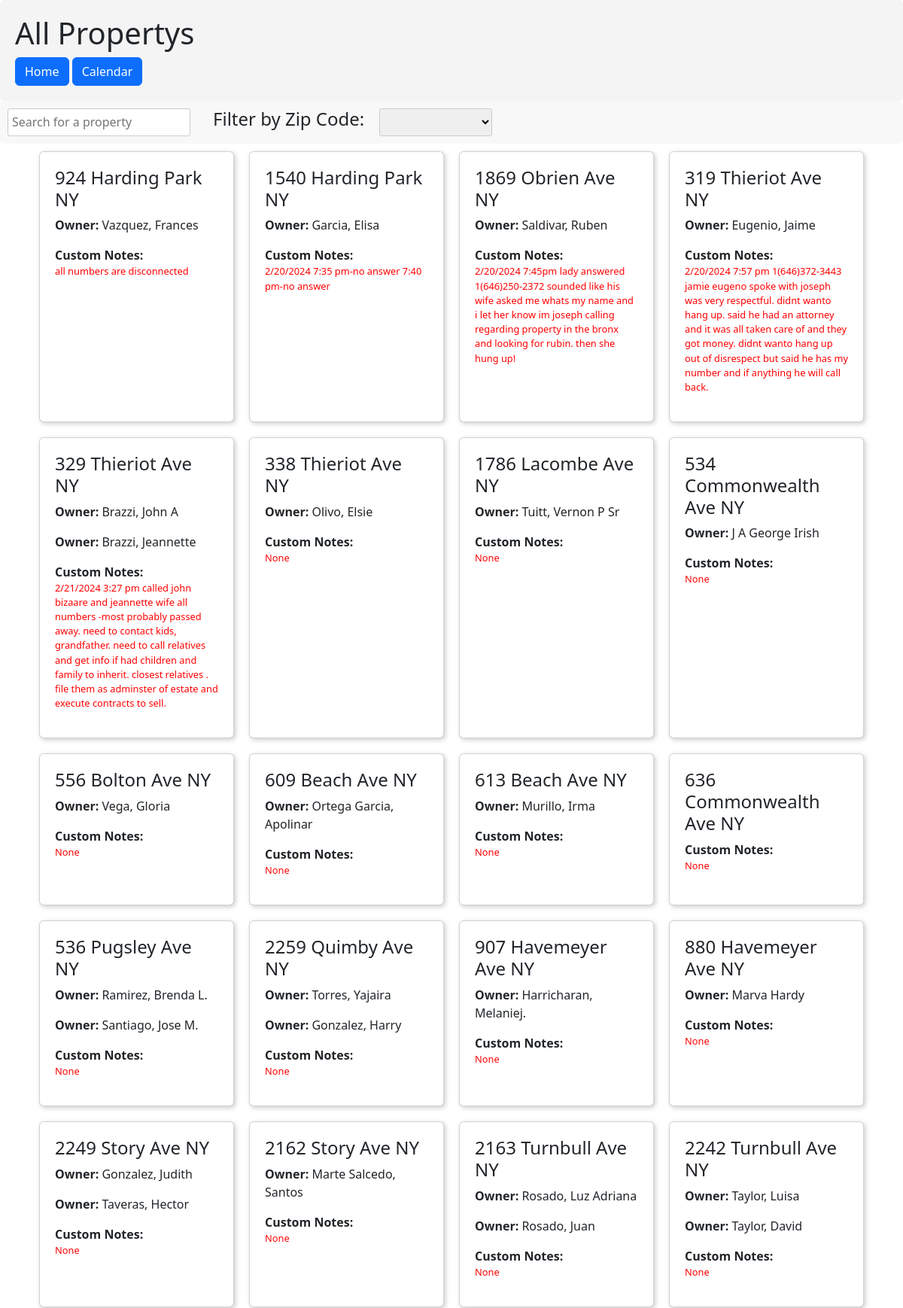
The page / (upper part) on the database its author committed.
### scraper/models.py (models this page shows, shortened)
class PropertyData(models.Model):
    address = models.CharField(max_length=255, unique=True)
    block_lot = models.CharField(max_length=100, blank=True, null=True)
    arms_length = models.CharField(max_length=100, blank=True, null=True)
    purchase_price = models.CharField(max_length=100, blank=True, null=True)
    purchase_date = models.CharField(max_length=100, blank=True, null=True)
    building_class = models.CharField(max_length=100, blank=True, null=True)
    building_dimensions = models.CharField(max_length=100, blank=True, null=True)
    building_sqft = models.CharField(max_length=100, blank=True, null=True)
    lot_sqft = models.CharField(max_length=100, blank=True, null=True)
    lot_dimensions = models.CharField(max_length=100, blank=True, null=True)
    zoning_districts = models.CharField(max_length=100, blank=True, null=True)
    far_as_built = models.CharField(max_length=100, blank=True, null=True)
    special_factors = models.CharField(max_length=255, blank=True, null=True)
    notes = models.TextField(blank=True, null=True)
    zip_code = models.CharField(max_length=100)
    city = models.CharField(max_length=100)
    deleted = models.BooleanField(default=False)
    def __str__(self):
        return self.address

class OwnerData(models.Model):
    property = models.ForeignKey(PropertyData, on_delete=models.CASCADE, related_name='owners')
    name = models.CharField(max_length=255, blank=True, null=True)
    address = models.CharField(max_length=255, blank=True, null=True)

### viewer/views.py (the view)
# urls.py: path('', views.index, name='index'),
def index(request):
    properties = PropertyData.objects.filter(deleted=False)
    for p in properties:
        owners = OwnerData.objects.filter(property=p)
        for owner in owners:
            if TruePeopleData.objects.filter(owner=owner, data_found=False).exists():
                p.deleted = True
                p.save()
                break
    properties_by_zip = {}
    current_zip = ''
    for p in properties:
        current_zip = p.zip_code
        if current_zip not in properties_by_zip:
            properties_by_zip[current_zip] = [p]
        else:
            properties_by_zip[current_zip].append(p)
    print(properties_by_zip)
    return render(request, 'viewer/index.html', {
        'properties_by_zip': properties_by_zip
        })

### viewer/templates/viewer/index.html (shortened to what this page needs)
{% extends 'viewer/template.html' %}
{% load static %}
{% block head %}
<h1>All Propertys</h1>
{% endblock %}
{% block buttons %}
<a type="button" class="btn btn-primary" href="{% url 'index' %}">Home</a>
{% endblock %}
{% block body %}
<div>
    <span class="index-span">
        <input  id="searchPropertys" type="text" name="query" placeholder="Search for a property">
        <h4>Filter by Zip Code:</h4>
        <select id="zip-code-select">
            {% for zip_code in properties_by_zip %}
            <option value="{{ zip_code }}">{{ zip_code }}</option>\
            {% endfor %}
        </select>
</div>
{% for zip_code, properties in properties_by_zip.items %}
<div class="zip-code" id="{{zip_code}}">
    <div class="container">
            {% for property in properties %}
            <a class="card" href="{% url 'property' property.id %}">
                <h4>{{ property.address }} {{property.city}} NY {{property.zip_code}}  </h4>
                {% for owner in property.owners.all %}
                    <p><strong>Owner:</strong> {{ owner.name }}</p>
                {% endfor %}
                <strong>Custom Notes: </strong>
                <p class="notes"> {{ property.notes }} </p>
                {% endfor %}
            </a>
    </div>
</div>
{% endfor %}
{% endblock %}

### viewer/templates/viewer/template.html (shortened to what this page needs)
{% load static %}
<!DOCTYPE html>
<html>
<head>
    <link rel="stylesheet" type="text/css" href="{% static 'viewer/index.css' %}">
    <link rel="stylesheet" type="text/css" href="https://cdn.jsdelivr.net/npm/bootstrap@5.3.0/dist/css/bootstrap.min.css">
</head>
<body>
    <header>
        <div class="title">
            {% block head %}
            {% endblock %}
            <span>
                {% block buttons %}
                {% endblock %}
            </span>
        </div>
    </header>
    <main>
        {% block body %}
        {% endblock %}
    </main>
    <link rel="stylesheet" href="//code.jquery.com/ui/1.12.1/themes/base/jquery-ui.css">
</body>
</html>

### viewer/static/viewer/index.css (style rules this page uses)
.container { display: flex; flex-wrap: wrap; }
.card { flex: 1 1 200px; margin: 10px; border: 1px solid #ccc; border-radius: 5px; padding: 20px; box-shadow: 2px 2px 6px 0px #ccc; text-decoration: none; transition: box-shadow 0.3s ease; }
.notes { font-size: 0.8em; color: red; }
@media (min-width: 600px) { .card { flex: 1 1 40%; } }
@media (min-width: 900px) { .card { flex: 1 1 30%; } }
@media (min-width: 1200px) { .card { flex: 1 1 20%; } }
.title { background-color: #f4f4f4; padding: 20px; border-radius: 5px; }
.container { display: flex; }
.index-span { display: flex; padding: 10px; background-color: #f8f8f8; border-radius: 5px; }
.index-span input[type="text"] { margin-right: 10px; padding: 5px; border: 1px solid #ccc; border-radius: 3px; }
.index-span h4 { padding: 0 20px; }
.index-span select { width: 150px; padding: 5px; border: 1px solid #ccc; border-radius: 3px; }

### rows shown on the page
PropertyData: address "924 Harding Park", notes "all numbers are disconnected"
OwnerData: name "Vazquez, Frances"
PropertyData: address "1540 Harding Park", notes "2/20/2024 7:35 pm-no answer 7:40 pm-no answer"
OwnerData: name "Garcia, Elisa"
PropertyData: address "1869 Obrien Ave", notes "2/20/2024 7:45pm lady answered 1(646)250-2372 sounded like his wife asked me whats my name and i let her know im joseph calling regarding property in the bronx and looking for rubin. then she hung up!"
OwnerData: name "Saldivar, Ruben"
PropertyData: address "319 Thieriot Ave", notes "2/20/2024 7:57 pm 1(646)372-3443 jamie eugeno spoke with joseph was very respectful. didnt wanto hang up. said he had an attorney and it was all taken care of and they got money. didnt wanto hang up out of disrespect but said he has my number and if anything he will call back."
OwnerData: name "Eugenio, Jaime"
PropertyData: address "329 Thieriot Ave", notes "2/21/2024 3:27 pm called john bizaare and jeannette wife all numbers -most probably passed away. need to contact kids, grandfather. need to call relatives and get info if had children and family to inherit. closest relatives . file them as adminster of estate and execute contracts to sell."
OwnerData: name "Brazzi, John A"
OwnerData: name "Brazzi, Jeannette"
PropertyData: address "338 Thieriot Ave", notes "None"
OwnerData: name "Olivo, Elsie"
PropertyData: address "1786 Lacombe Ave", notes "None"
OwnerData: name "Tuitt, Vernon P Sr"
PropertyData: address "534 Commonwealth Ave", notes "None"
OwnerData: name "J A George Irish"
PropertyData: address "556 Bolton Ave", notes "None"
OwnerData: name "Vega, Gloria"
PropertyData: address "609 Beach Ave", notes "None"
OwnerData: name "Ortega Garcia, Apolinar"
PropertyData: address "613 Beach Ave", notes "None"
OwnerData: name "Murillo, Irma"
PropertyData: address "636 Commonwealth Ave", notes "None"
PropertyData: address "536 Pugsley Ave", notes "None"
OwnerData: name "Ramirez, Brenda L."
OwnerData: name "Santiago, Jose M."
PropertyData: address "2259 Quimby Ave", notes "None"
OwnerData: name "Torres, Yajaira"
OwnerData: name "Gonzalez, Harry"
PropertyData: address "907 Havemeyer Ave", notes "None"
OwnerData: name "Harricharan, Melaniej."
PropertyData: address "880 Havemeyer Ave", notes "None"
OwnerData: name "Marva Hardy"
PropertyData: address "2249 Story Ave", notes "None"
OwnerData: name "Gonzalez, Judith"
OwnerData: name "Taveras, Hector"
PropertyData: address "2162 Story Ave", notes "None"
OwnerData: name "Marte Salcedo, Santos"
PropertyData: address "2163 Turnbull Ave", notes "None"
OwnerData: name "Rosado, Luz Adriana"
OwnerData: name "Rosado, Juan"
PropertyData: address "2242 Turnbull Ave", notes "None"
OwnerData: name "Taylor, Luisa"
OwnerData: name "Taylor, David"
